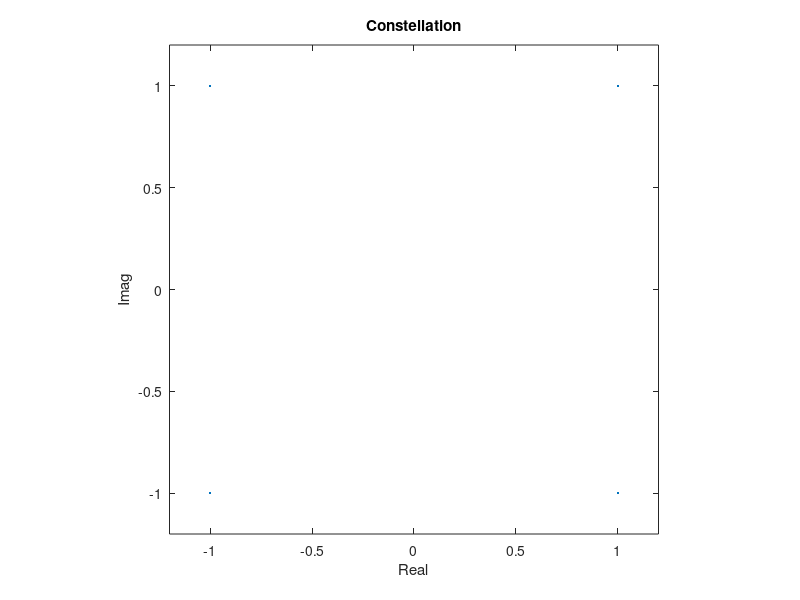
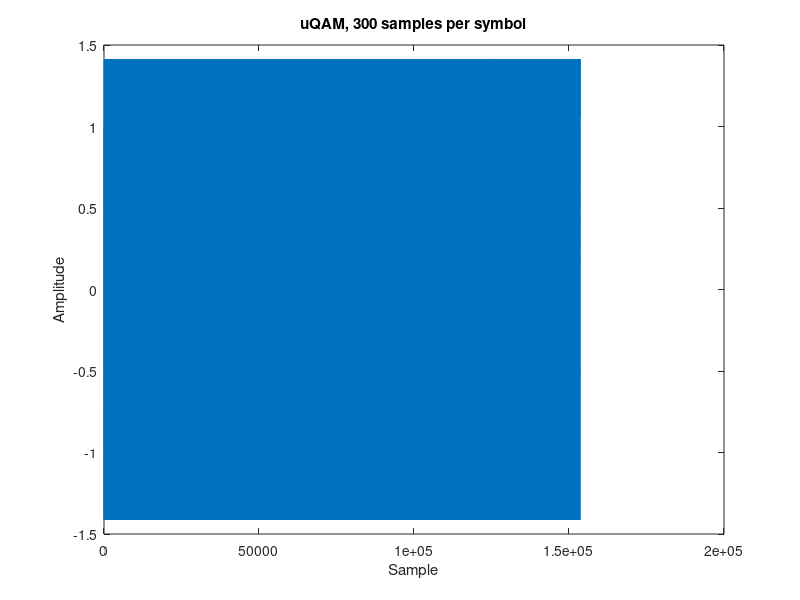

Reproduce these figures in MATLAB, in order. (Note: this script raises an error after producing the figures.)
% ***************************************
%        Basic Modulations example
% ***************************************
% Ericsson Nikola Tesla
% DSP Hackaton 2021
% 
% Basic level example of QAM4 modulation
%

close all
clear all

M = 4; % QAM 4 modulation
b = round(rand(1,1024)); % input bitstream

% ==========================================================
% Parameters
% ==========================================================
f0=10; % Carrier frequency [Hz]
TSimbola=0.3; % Symbol duration [s]
fSample=1000; % Sampling frequency
tSample=1/fSample; % Sampling period
Ns=round(TSimbola/tSample); % Number of samples per one symbol

BBS=log2(M); % Number of bits per one symbol
b=b(:);
L=length(b); % Number of bits to be transmitted
% Symbol forming
Sb=reshape(b,BBS,L/BBS); % Every column one symbol
Ss=2.^(BBS-1:-1:0)*Sb;

% ==========================================================
% Mapping symbols to constellation
% ==========================================================
Constellation=[1+1i, -1+1i, 1-1i, -1-1i]; %Definition of symbol map
Ac=Constellation(Ss+1); %Searching map 

figure;
plot(real(Ac),imag(Ac),'.');
axis([-1.2 1.2 -1.2 1.2]);
axis square
title('Constellation');
xlabel('Real');
ylabel('Imag');

% ==========================================================
% Modulation
% ==========================================================
t=(0:Ns-1)*tSample;
uQAM=[];
for ks=1:length(Ac)
Signal_ks=real(Ac(ks)*exp(-1i*2*pi*f0*t)); % Multiply with complex carrier
uQAM=[uQAM,Signal_ks];
end

figure;
plot(uQAM); %Zoom in to see the waveform
title(['uQAM, ',num2str(Ns),' samples per symbol']);
xlabel('Sample');
ylabel('Amplitude');


% ==========================================================
% Spectrum 
% ==========================================================

figure;
spectrum01(uQAM(1:300),fSample);
title('Symbol spectrum');

figure;
spectrum01(uQAM,fSample);
title('Signal spectrum');
